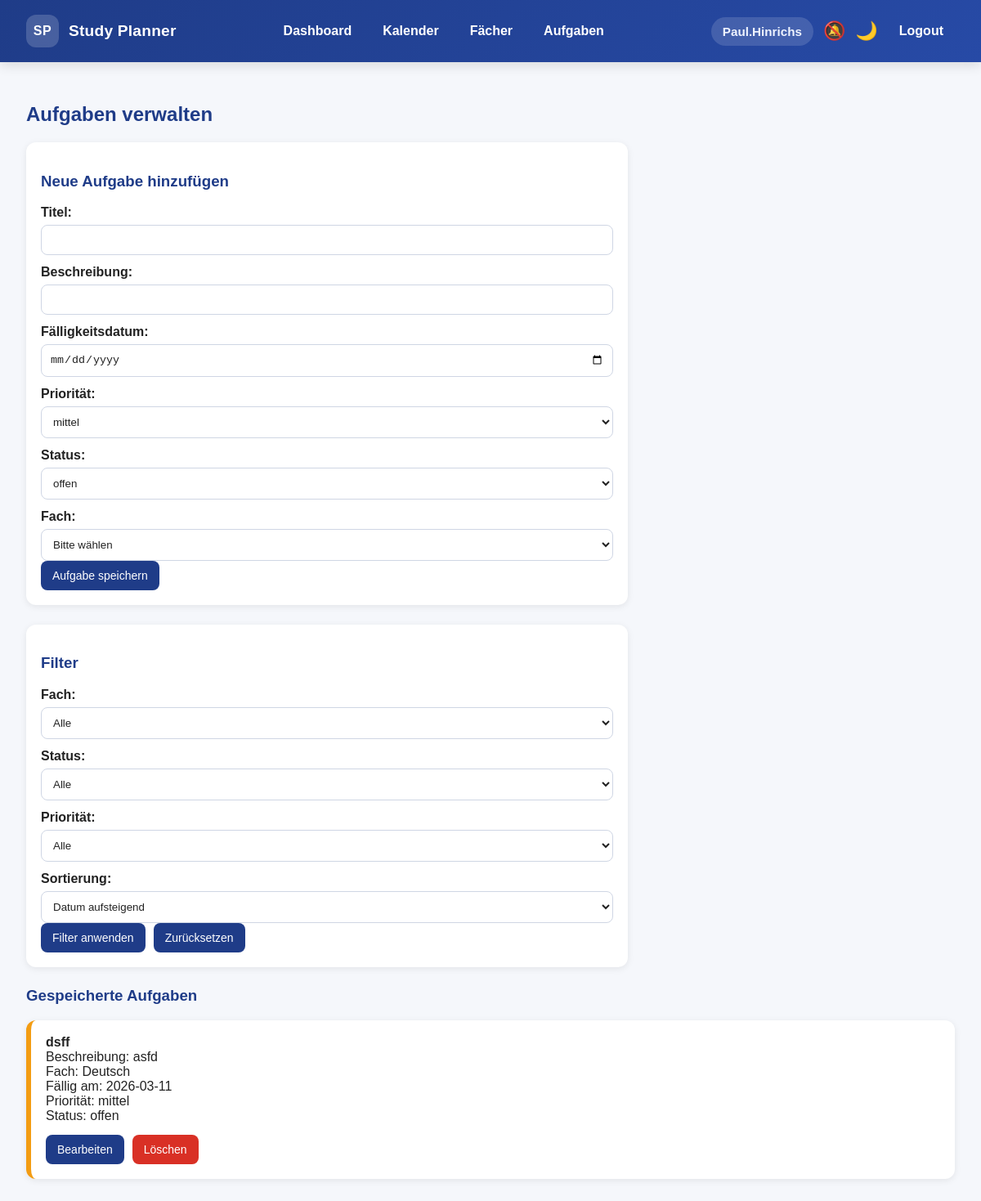
Page /tasks (signed in) on the committed database.
### tables this page shows
CREATE TABLE tasks (
            id INTEGER PRIMARY KEY AUTOINCREMENT,
            title TEXT NOT NULL,
            description TEXT,
            due_date TEXT,
            priority TEXT DEFAULT 'mittel',
            status TEXT NOT NULL DEFAULT 'offen',
            subject_id INTEGER,
            user_id INTEGER NOT NULL,
            FOREIGN KEY (subject_id) REFERENCES subjects (id),
            FOREIGN KEY (user_id) REFERENCES users (id)
        );

CREATE TABLE subjects (
            id INTEGER PRIMARY KEY AUTOINCREMENT,
            name TEXT NOT NULL,
            color TEXT,
            user_id INTEGER NOT NULL,
            FOREIGN KEY (user_id) REFERENCES users (id)
        );

### app.py (the view, shortened to what this page needs)
@app.route("/tasks", methods=["GET", "POST"])
@login_required
def tasks():
    conn = get_db_connection()
    user_id = session["user_id"]
    selected_subject_id = request.args.get("subject_id", "").strip()
    selected_status = request.args.get("status", "").strip()
    selected_priority = request.args.get("priority", "").strip()
    selected_sort = request.args.get("sort", "due_date_asc").strip()
    all_subjects = conn.execute(
        "SELECT * FROM subjects WHERE user_id = ? ORDER BY name ASC",
        (user_id,)
    ).fetchall()
    query = """
        SELECT tasks.*, subjects.name AS subject_name
        FROM tasks
        LEFT JOIN subjects ON tasks.subject_id = subjects.id
        WHERE tasks.user_id = ?
    """
    params = [user_id]
    if selected_subject_id:
        query += " AND tasks.subject_id = ?"
        params.append(selected_subject_id)
    if selected_status:
        query += " AND tasks.status = ?"
        params.append(selected_status)
    if selected_priority:
        query += " AND tasks.priority = ?"
        params.append(selected_priority)
    if selected_sort == "due_date_desc":
        query += " ORDER BY tasks.due_date DESC, tasks.id DESC"
    elif selected_sort == "title_asc":
        query += " ORDER BY tasks.title ASC"
    else:
        query += " ORDER BY tasks.due_date ASC, tasks.id DESC"
    all_tasks = conn.execute(query, params).fetchall()
    conn.close()
    return render_template(
        "tasks.html",
        tasks=all_tasks,
        subjects=all_subjects,
        selected_subject_id=selected_subject_id,
        selected_status=selected_status,
        selected_priority=selected_priority,
        selected_sort=selected_sort
    )

### app.py (called while the page is built)
def get_db_connection():
    conn = sqlite3.connect(DB_PATH)
    conn.row_factory = sqlite3.Row
    return conn

def login_required(view_func):
    @wraps(view_func)
    def wrapped_view(*args, **kwargs):
        if "user_id" not in session:
            flash("Bitte logge dich zuerst ein.", "error")
            return redirect(url_for("login"))
        return view_func(*args, **kwargs)
    return wrapped_view

def get_csrf_token():
    if "csrf_token" not in session:
        session["csrf_token"] = secrets.token_urlsafe(32)
    return session["csrf_token"]

@app.before_request
def csrf_protect():
    if request.method in ("POST", "PUT", "PATCH", "DELETE"):
        validate_csrf()

### templates/tasks.html (shortened to what this page needs)
{% extends "base.html" %}
{% block content %}
    <h2>Aufgaben verwalten</h2>
    <div class="form-card">
        <h3>Neue Aufgabe hinzufügen</h3>
        <form action="{{ url_for('tasks') }}" method="POST">
            <label for="title">Titel:</label>
            <input type="text" id="title" name="title" required>
            <label for="description">Beschreibung:</label>
            <input type="text" id="description" name="description">
            <label for="due_date">Fälligkeitsdatum:</label>
            <input type="date" id="due_date" name="due_date">
            <label for="priority">Priorität:</label>
            <select id="priority" name="priority">
                <option value="mittel" selected>mittel</option>
            </select>
            <label for="status">Status:</label>
            <select id="status" name="status">
                <option value="offen" selected>offen</option>
            </select>
            <label for="subject_id">Fach:</label>
            <select id="subject_id" name="subject_id" required>
                <option value="">Bitte wählen</option>
            </select>
            <button type="submit">Aufgabe speichern</button>
        </form>
    </div>
    <div class="form-card">
        <h3>Filter</h3>
        <form action="{{ url_for('tasks') }}" method="GET">
            <label for="filter_subject_id">Fach:</label>
            <select id="filter_subject_id" name="subject_id">
                <option value="">Alle</option>
            </select>
            <label for="filter_status">Status:</label>
            <select id="filter_status" name="status">
                <option value="">Alle</option>
            </select>
            <label for="filter_priority">Priorität:</label>
            <select id="filter_priority" name="priority">
                <option value="">Alle</option>
            </select>
            <label for="sort">Sortierung:</label>
            <select id="sort" name="sort">
                <option value="due_date_asc" {% if selected_sort == "due_date_asc" %}selected{% endif %}>Datum aufsteigend</option>
            </select>
            <div class="button-row">
                <button type="submit">Filter anwenden</button>
                <a class="button-link" href="{{ url_for('tasks') }}">Zurücksetzen</a>
            </div>
        </form>
    </div>
    <h3>Gespeicherte Aufgaben</h3>
    {% if tasks %}
        <ul class="task-list">
            {% for task in tasks %}
                <li class="task-item priority-{{ task['priority'] }}">
                    <strong>{{ task["title"] }}</strong><br>
                    Beschreibung: {{ task["description"] }}<br>
                    Fach: {{ task["subject_name"] or "Kein Fach" }}<br>
                    Fällig am: {{ task["due_date"] }}<br>
                    Priorität: {{ task["priority"] }}<br>
                    Status: {{ task["status"] }}<br>
                    <div class="button-row top-space">
                        <a class="button-link" href="{{ url_for('edit_task', task_id=task['id']) }}">Bearbeiten</a>
                        <form action="{{ url_for('delete_task', task_id=task['id']) }}" method="POST" class="inline-form">
                            <button type="submit" class="danger-button">Löschen</button>
                        </form>
                    </div>
                </li>
            {% endfor %}
        </ul>
    {% else %}
        <p>Keine Aufgaben passen zu diesem Filter.</p>
    {% endif %}
{% endblock %}

### static/style.css (style rules this page uses)
body { font-family: Arial, sans-serif; margin: 0; background-color: #f5f7fb; color: #222; }
h2, h3 { color: #1f3c88; }
.form-card, .card, .task-item, .calendar-card { background: white; padding: 18px; border-radius: 12px; box-shadow: 0 2px 8px rgba(0, 0, 0, 0.08); }
.form-card { margin-bottom: 24px; max-width: 700px; }
.task-list { list-style: none; padding: 0; margin: 0; }
.task-item { margin-bottom: 14px; }
.priority-mittel { border-left: 6px solid #f39c12; }
label { display: block; margin-top: 12px; font-weight: bold; }
input, select { width: 100%; padding: 10px; margin-top: 6px; box-sizing: border-box; border: 1px solid #cfd6e4; border-radius: 8px; background: white; color: #222; }
button, .button-link { display: inline-block; padding: 10px 14px; border: none; background: #1f3c88; color: white; border-radius: 8px; cursor: pointer; text-decoration: none; font-size: 14px; }
.danger-button { background: #d93025; }
.button-row { display: flex; gap: 10px; align-items: center; flex-wrap: wrap; }
.top-space { margin-top: 14px; }
.inline-form { display: inline; margin: 0; }

### rows in the picture
tasks: title "dsff", description "asfd", name "Deutsch", due_date "2026-03-11", priority "mittel", status "offen"

### other values in the picture
{{ current_username }} "Paul.Hinrichs"
